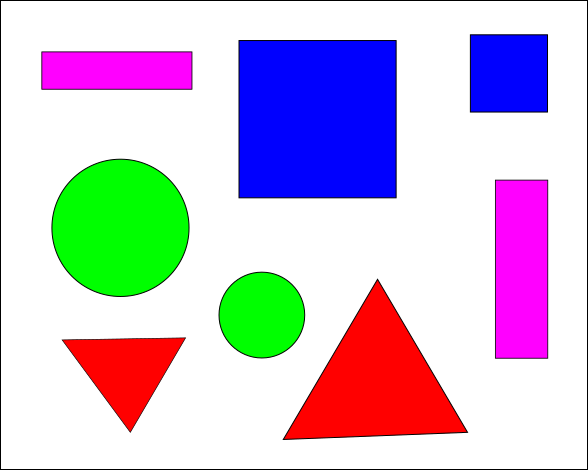
#> input picture shapes.png, 588 x 470 px, given in place of the camera
$ python webcam_shape_detect.py   (older library calls are emulated)
#> lines starting #> are read from the running program, lines starting #| are printed output that depends on the picture; after the words box and inside, x2 and y2 are one past the last pixel; in counts of white or black regions, pixels touching at a corner belong together
### detect_shapes.py
# import the necessary packages
import cv2
import numpy as np

bw_thresh_cutoff = 50
min_area = 200
max_area = 20000

circle_max_cnt_length = 6
triangle_length_thresh = 30 # pixels
triangle_angle_thresh = 45 # degrees
square_angle_thresh = 20 # degrees
square_aspect_ratio_thresh = 2

# removes redundant wrapper arrays generated with found contours
def unwrap_contour(cnt):
    return np.array([point[0] for point in cnt])

def angle_vec(v1, v2):
    cos_theta = np.dot(v1, v2) / (np.linalg.norm(v1) * np.linalg.norm(v2))
    return np.degrees(np.arccos(cos_theta))

def edge_vector_angle(dest1, origin, dest2):
    return angle_vec(dest1 - origin, dest2 - origin)

# [6 lines left out: function get_angles_of_shape, not called in this run]

def get_edge_lengths_of_shape(points):
    lengths = []
    for offset in range(len(points)):
        p1, p2 = np.roll(points, offset, axis=0)[:2]
        lengths += [np.linalg.norm(p1 - p2)]
    return np.array(lengths)

def identify_shape(cnt):
    # initialize the shape name and approximate the contour
    shape = "unidentified"
    perimeter = cv2.arcLength(cnt, True)
    approx_poly = cv2.approxPolyDP(cnt, 0.03 * perimeter, True)
    # print(len(cnt) >= circle_max_cnt_length)
    # print('num sides:', len(cnt), len(approx_poly))

    if len(approx_poly) == 2:
        shape = "rectangle"

    # if the shape is a triangle, it will have 3 vertices
    elif len(approx_poly) == 3:
        # we want only roughly equilateral triangles, so we'll calculate the edge lengths,
        # get the biggest difference, and see if it's within a certain threshold
        tri_points = unwrap_contour(approx_poly)

        edge_lengths = get_edge_lengths_of_shape(tri_points)
        max_length_diff = np.max(edge_lengths) - np.min(edge_lengths)
        print('length:', max_length_diff)

        # [4 lines of commented-out code are left out]

        if max_length_diff < triangle_length_thresh:
            shape = "triangle"

    # if the shape has 4 vertices, it is either a square or a rectangle
    elif len(approx_poly) == 4:
        rect_points = unwrap_contour(approx_poly)

        # Get nearest/farthest points from origin
        nearest_point = min(rect_points, key=np.linalg.norm)
        farthest_point = max(rect_points, key=np.linalg.norm)

        middle_points = np.array([point for point in rect_points if not np.array_equal(point, nearest_point) and not np.array_equal(point, farthest_point)])

        # Get distances from nearest point to middle 2 points
        middle_near_segments = [(nearest_point, mid_point) for mid_point in middle_points]
        middle_near_distances = [np.linalg.norm(p1 - p2) for p1, p2 in middle_near_segments]
        middle_near_dist_diff = middle_near_distances[0] / middle_near_distances[1]
        if middle_near_dist_diff < 1:
            middle_near_dist_diff = 1 / middle_near_dist_diff

        # Get distances from farthest point to middle 2 points
        middle_far_segments = [(farthest_point, mid_point) for mid_point in middle_points]
        middle_far_distances = [np.linalg.norm(p1 - p2) for p1, p2 in middle_near_segments]
        middle_far_dist_diff = middle_far_distances[0] / middle_far_distances[1]
        if middle_far_dist_diff < 1:
            middle_far_dist_diff = 1 / middle_far_dist_diff

        edges = get_edge_lengths_of_shape(rect_points)
        print('====================')
        print('%.2f %.2f' % (middle_near_dist_diff, middle_far_dist_diff), np.diff(np.sort(edges)))

        shape = "square" if middle_near_dist_diff < square_aspect_ratio_thresh else "rectangle"

    # otherwise, we assume the shape is a circle
    elif len(cnt) >= circle_max_cnt_length:
        (x, y), r = cv2.minEnclosingCircle(cnt)
        x = int(x)
        y = int(y)
        r = int(r)

        circle_points = unwrap_contour(cnt)

        angles = get_angles_of_shape(circle_points)
        angles = np.abs(angles - 360 / len(cnt))
        max_angle_diff = np.max(angles) - np.min(angles)
        print(max_angle_diff)

        shape = "circle"

    # return the name of the shape
    return shape, approx_poly

# https://docs.opencv.org/2.4/modules/features2d/doc/common_interfaces_of_feature_detectors.html#simpleblobdetector

def find_blobs(image):
    params = cv2.SimpleBlobDetector_Params()

    params.minThreshold = 0
    params.minRepeatability = 4 # higher number yields stabler blobs

    max_min_repeatability = int((params.maxThreshold - params.minThreshold) / params.thresholdStep)
    if params.minRepeatability >= max_min_repeatability:
        raise Exception('Max "minRepeatability" (%s) is exceeded by given minRepeatability (%s)' % (max_min_repeatability, params.minRepeatability))

    params.filterByColor = True
    params.blobColor = 0

    params.filterByArea = True
    params.minArea = 200
    params.maxArea = 18000

    params.filterByCircularity = False
    params.filterByInertia = False

    params.filterByConvexity = True
    params.minConvexity = 0.9

    detector = cv2.SimpleBlobDetector_create(params)
    keypoints = detector.detect(image)
    keypoints = clean_keypoints(keypoints)
    keypoints = keypoint_rect_bounds(keypoints, image.shape)

    return keypoints

def clean_keypoints(keypoints):
    cleaned_keypoints = []
    for keypoint in keypoints:
        cleaned_keypoints += [{
            'center': (np.int(keypoint.pt[0]), np.int(keypoint.pt[1])),
            'size': np.int(keypoint.size / 1.1),
            'lower': None,
            'upper': None
        }]

    return cleaned_keypoints

def get_keypoint_bounds(keypoint, img_shape):
    x, y = keypoint['center']
    sz = keypoint['size']

    lowerY = max(y - sz, 0)
    upperY = min(y + sz, img_shape[0])

    lowerX = max(x - sz, 0)
    upperX = min(x + sz, img_shape[1])

    lower_bound = (lowerX, lowerY)
    upper_bound = (upperX, upperY)
    return lower_bound, upper_bound

def keypoint_rect_bounds(keypoints, img_shape):
    for i in range(len(keypoints)):
        lower, upper = get_keypoint_bounds(keypoints[i], img_shape)
        keypoints[i]['lower'] = lower
        keypoints[i]['upper'] = upper

    return keypoints

# [11 lines left out: function draw_found_blobs, not called in this run]

def imagify_keypoints(image, keypoints):
    if len(keypoints) <= 0:
        return image

    blob_imgs = []
    for keypoint in keypoints:
        (lowerX, lowerY) = keypoint['lower']
        (upperX, upperY) = keypoint['upper']

        roi_image = image[lowerY:upperY, lowerX:upperX, :]
        roi_image = cv2.resize(roi_image, (100, 100))
        blob_imgs += [roi_image]

    blob_stack = np.concatenate((blob_imgs), axis=1) # horizontally combine the images
    return combine_images_vertical([image, blob_stack])

def combine_images_vertical(images):
    widths = []
    max_height = 0

    for img in images:
        widths.append(img.shape[1])
        max_height += img.shape[0]

    w = np.max(widths)
    h = max_height

    # create a new array with a size large enough to contain all the images
    final_image = np.zeros((h, w, 3), dtype=np.uint8)

    current_y = 0  # keep track of where your current image was last placed in the y coordinate
    for image in images:
        # add an image to the final array and increment the y coordinate
        final_image[current_y:current_y + image.shape[0], :image.shape[1], :] = image
        current_y += image.shape[0]

    return final_image

def find_shapes(image, debug=False):
    size = image.shape
    num_pixels = np.prod(image.shape[:2])

    # convert the image to grayscale and threshold it
    gray = cv2.cvtColor(image, cv2.COLOR_BGR2GRAY)
    keypoints = find_blobs(image)

    shape_counts = {
        'circle': 0,
        'triangle': 0,
        'rectangle': 0,
        'square': 0,
    }

    for keypoint in keypoints:
        (lowerX, lowerY) = keypoint['lower']
        (upperX, upperY) = keypoint['upper']

        roi_image = gray[lowerY:upperY, lowerX:upperX]
        threshed_img = cv2.adaptiveThreshold(roi_image, 255, cv2.ADAPTIVE_THRESH_GAUSSIAN_C, cv2.THRESH_BINARY_INV, 39, 15)

        kernel = np.ones((3, 3), np.uint8)
        eroded_img = cv2.erode(threshed_img, kernel)

        shape_cnts = cv2.findContours(eroded_img.copy(), cv2.RETR_EXTERNAL, cv2.CHAIN_APPROX_SIMPLE)[0]

        if len(shape_cnts) > 0:
            shape_cnt = shape_cnts[0]
            convex_hull = cv2.convexHull(shape_cnt)

            # # Remove contours that create invalid polygons
            if len(convex_hull) < 1:
                continue

            # compute the center of the contour, then detect the name of the shape using only the contour
            area = cv2.contourArea(convex_hull)

            # filter out any shapes that are too big or too small
            if area > max_area or area < min_area:
                continue

            shape, shape_hull = identify_shape(convex_hull)

            if shape == "unidentified":
                continue

            shape_counts[shape] += 1

            print('SHAPE FOUND:', shape)

            cv2.drawContours(
                image,
                [convex_hull + keypoint['center'] - keypoint['size']],
                -1,
                (0, 255, 0),
                2
            )

    drawn_image = imagify_keypoints(image, keypoints)

    return drawn_image, list(shape_counts.values())

# Draws the number of found benthic species found on the lower right hand corner
# [34 lines left out: function draw_shape_counter, not called in this run]

### webcam_shape_detect.py
import detect_shapes
import cv2
import numpy as np

cap = cv2.VideoCapture(4 - 4)

while True:
	print("\n\n========= REAL START =========\n\n")
	frame = cap.read()[1]
#> frame is the input picture: shape (470, 588, 3); mean B, G, R 213.3, 190.6, 203.7
	processed_frame, counts = detect_shapes.find_shapes(frame, debug=True)
#> in find_shapes, `gray = cv2.cvtColor(image, cv2.COLOR_BGR2GRAY)`:
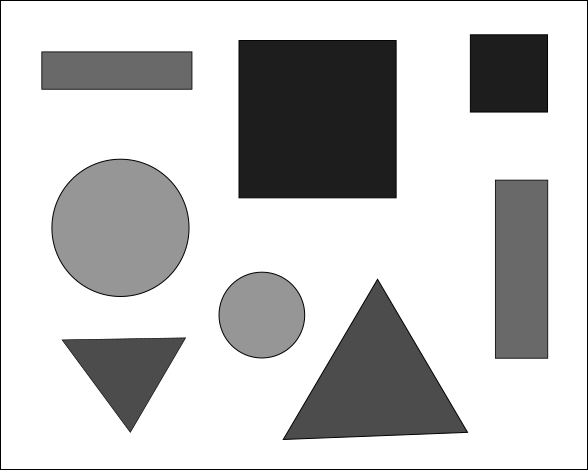
#> gray: shape (470, 588); min 0, max 255, mean 197.1
#> in find_blobs, `keypoints = detector.detect(image)`: keypoints = 7 keypoints; (x, y, size): (376, 383, 141.7), (120, 227, 139.5), (517, 269, 128), (116, 70, 103), (125, 369, 90.3), (508, 73, 88.5), (261, 315, 87.9)
#> the loop in clean_keypoints, `for keypoint in keypoints:` made 7 passes
#> keypoint on passes 1 to 7: keypoint at (508.5, 72.9), size 88.5, keypoint at (517, 268.8), size 128, keypoint at (125.5, 369.4), size 90.3, keypoint at (375.6, 383.3), size 141.7, keypoint at (116.3, 70), size 103, keypoint at (261.4, 314.6), size 87.9, keypoint at (120, 227.4), size 139.5
#> after the loop in clean_keypoints, `for keypoint in keypoints:`: cleaned_keypoints = 7 items
#> the loop in keypoint_rect_bounds, `for i in range(len(keypoints)):` made 7 passes
#> (x in get_keypoint_bounds, y in get_keypoint_bounds, sz in get_keypoint_bounds, lowerY in get_keypoint_bounds, upperY in get_keypoint_bounds, lowerX in get_keypoint_bounds, upperX in get_keypoint_bounds, lower) on passes 1 to 7: (508, 72, 80, 0, 152, 428, 588, (428, 0)), (517, 268, 116, 152, 384, 401, 588, (401, 152)), (125, 369, 82, 287, 451, 43, 207, (43, 287)), (375, 383, 128, 255, 470, 247, 503, (247, 255)), (116, 70, 93, 0, 163, 23, 209, (23, 0)), (261, 314, 79, 235, 393, 182, 340, (182, 235)), (119, 227, 126, 101, 353, 0, 245, (0, 101))
#> the loop in find_shapes, `for keypoint in keypoints:` made 7 passes
#> (lowerX, lowerY, upperX, upperY, shape_cnt, area, shape, perimeter in identify_shape) on pass 1: (428, 0, 588, 152, [[43, 35], [43, 111], [118, 111], [118, 35]], 5700, 'square', 302)
#> (lowerX, lowerY, upperX, upperY, area, shape, perimeter in identify_shape, middle_points in identify_shape) on passes 6 to 7: (182, 235, 340, 393, 280.5, 'rectangle', 113.2, [[157, 122], [130, 157]]), (0, 101, 245, 353, 1456, 'rectangle', 252.9, [[183, 237], [72, 251]])
#> (printed output is left out)
#> pass 1, in find_shapes, `threshed_img = cv2.adaptiveThreshold(roi_image, 255, cv2.ADAPTIVE_THRE..`:
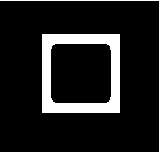
#> threshed_img: shape (152, 160); 12.2% white; 2 white regions, box (x1, y1, x2, y2) and area: (42, 34, 120, 113) 2662, (0, 0, 160, 152) 311
#> after the loop in find_shapes, `for keypoint in keypoints:`:
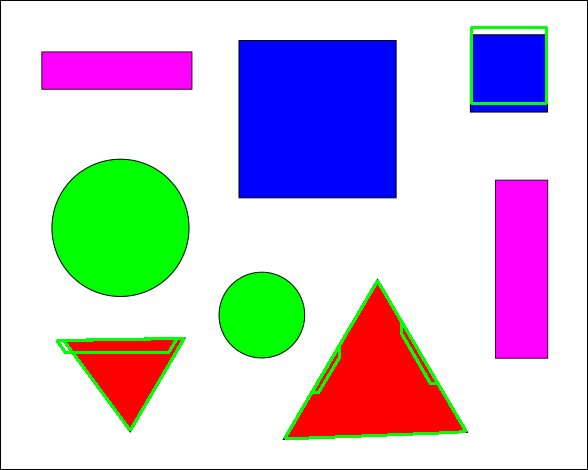
#> image: shape (470, 588, 3); 1.65% of pixels changed, all inside (x1, y1, x2, y2) = (56, 26, 548, 440)
#> after the loop in find_shapes, `for keypoint in keypoints:`:
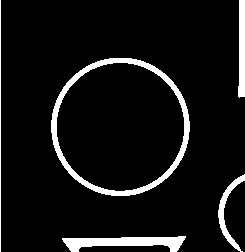
#> threshed_img: shape (252, 245); 7.8% white; 5 white regions, box (x1, y1, x2, y2) and area: (51, 58, 190, 196) 2304, (62, 236, 186, 252) 1148, (238, 0, 245, 98) 594, (218, 174, 245, 252) 494, (0, 0, 1, 252) 252
#> after the loop in find_shapes, `for keypoint in keypoints:`: shape_counts = {'circle': 0, 'triangle': 2, 'rectangle': 3, 'square': 1}
#> the loop in imagify_keypoints, `for keypoint in keypoints:` made 7 passes
#> (lowerX, lowerY, upperX, upperY) on passes 1 to 7: (428, 0, 588, 152), (401, 152, 588, 384), (43, 287, 207, 451), (247, 255, 503, 470), (23, 0, 209, 163), (182, 235, 340, 393), (0, 101, 245, 353)
#> pass 1, in imagify_keypoints, `roi_image = cv2.resize(roi_image, (100, 100))`:
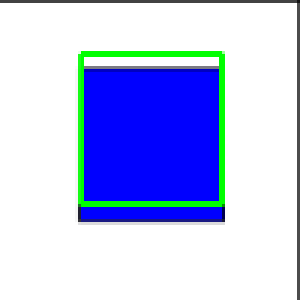
#> roi_image: shape (100, 100, 3) (shown 3 times larger); mean B, G, R 239.8, 193.9, 184.2
#> after the loop in imagify_keypoints, `for keypoint in keypoints:`: blob_imgs = 7 items
#> in imagify_keypoints, `blob_stack = np.concatenate((blob_imgs), axis=1)`:
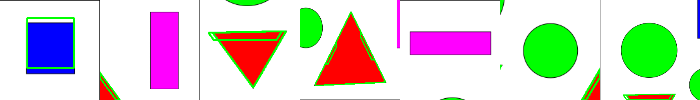
#> blob_stack: shape (100, 700, 3); mean of channels 0, 1, 2 207.6, 212, 216; drawn as B, G, R
#> the loop in combine_images_vertical, `for img in images:` made 2 passes
#> max_height on passes 1 to 2: 470, 570
#> after the loop in combine_images_vertical, `for img in images:`: max_height = 570; widths = [588, 700]
#> in combine_images_vertical, `w = np.max(widths)`: w = 700
#> in combine_images_vertical, `h = max_height`: h = 570
#> the loop in combine_images_vertical, `for image in images:` made 2 passes
#> after the loop in combine_images_vertical, `for image in images:`:
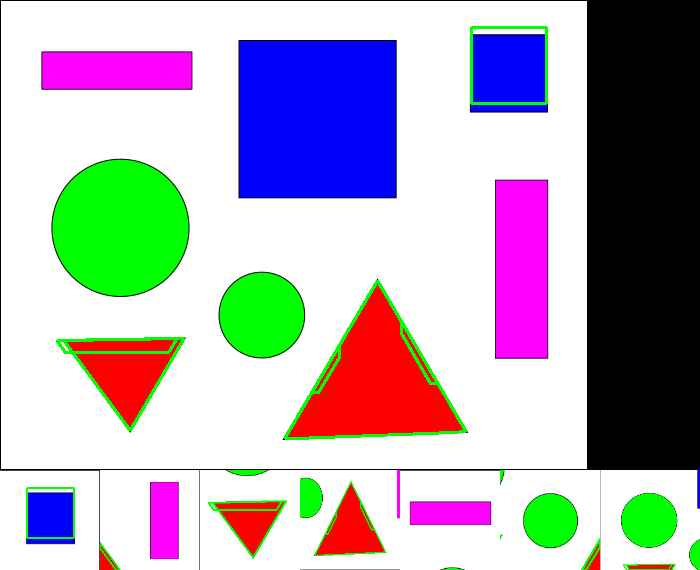
#> final_image: shape (570, 700, 3); mean of channels 0, 1, 2 183.3, 171.6, 177; drawn as B, G, R
#> counts = [0, 2, 3, 1]
	# detect_shapes.draw_shape_counter(processed_frame, *counts)
	cv2.imshow("frame", processed_frame)
	print("\n\n========= REAL END =========\n\n")

	if cv2.waitKey(1) & 0xFF == ord('q'):
#> (key q is pressed here)
	 	break

cap.release()

if cv2.waitKey(0) & 0xFF == ord('q'):
#> (key q is pressed here)
	cv2.destroyAllWindows()
